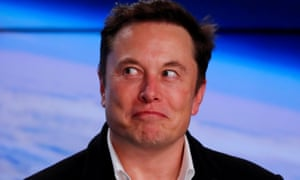
#> input picture Session 2/musk.jpg, 300 x 180 px
$ jupyter execute Assignment1.ipynb
#> lines starting #> are read from the running program, lines starting #| are printed output that depends on the picture
[cell 1]
import cv2
import numpy as np
import matplotlib.pyplot as plt

[cell 2]
elon = plt.imread('musk.jpg')
#> elon is the input picture: shape (180, 300, 3); mean R, G, B 99.6, 101.5, 149.7

[cell 3]
elon.shape
#> Out = (180, 300, 3)

[cell 4]
filter_image = np.ones((180, 300, 3), dtype = 'uint8')

[cell 5]
plt.imshow(filter_image)

[cell 6]
plt.imshow(filter_image*255)

[cell 7]
filter_image[:,:,0] = filter_image[:,:,0]*255
filter_image[:,:,1] = filter_image[:,:,1]*216
filter_image[:,:,2] = filter_image[:,:,2]*160

[cell 8]
plt.imshow(filter_image)
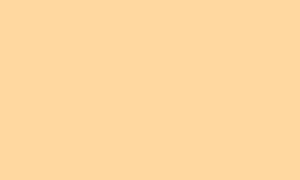
#> shown: shape (180, 300, 3); mean R, G, B 255, 216, 160

[cell 9]
filtered_elon = cv2.add(elon, filter_image)
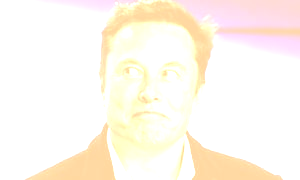
#> filtered_elon: shape (180, 300, 3); mean R, G, B 255, 247.8, 237.2
